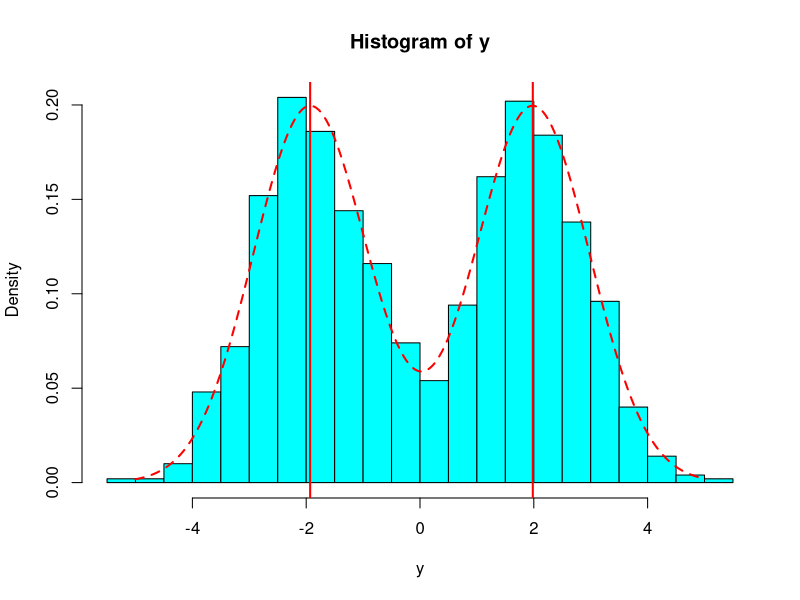
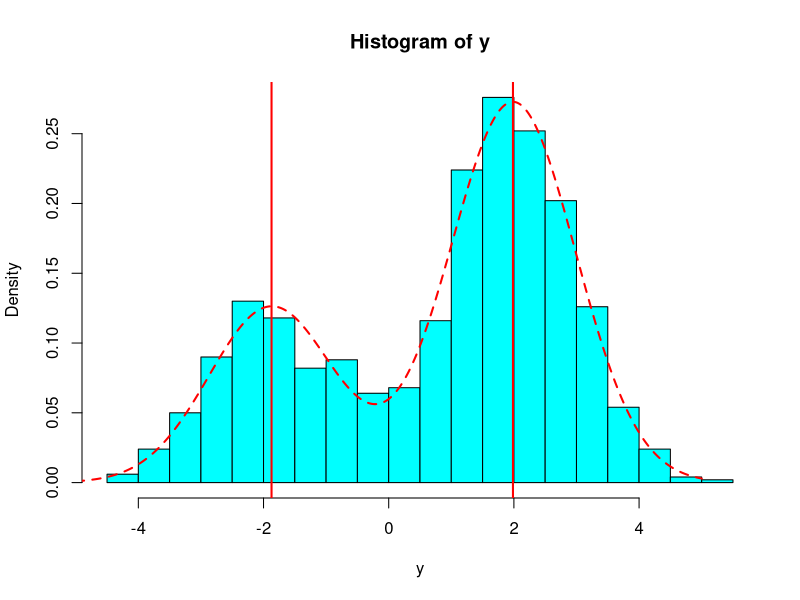

The R script that drew these images, in order:
###### 1. EM algorithm for mixture of two normals with known mixing probabilities
### The model is f(x) = p * N(x;mu1,sigma^2) + (1-p) * N(x;mu2,sigma^2)
### mu1 and mu2 are unknown. We use EM to estimate mu1 and mu2.
### p and sigma^2 are known. Below we set p = 0.5, sigma^2 = 1.

p = 0.5 
sigma2 = 1
mu1.true = -2
mu2.true = 2	# true values of mu1 and mu2 

### simulate data
set.seed(4231)
n = 1000	# sample size of observed data from mixture of two normals
z = rbinom(n, 1, p)		# generate the true labels (unobservable when fitting the data)
y = numeric(n)			# the observed data
y[z==1] = rnorm(sum(z), mean=mu1.true, sd=sqrt(sigma2))	# here z=1 comes from N(mu1,sigma^2)
y[z==0] = rnorm(n-sum(z), mean=mu2.true, sd=sqrt(sigma2))		# here z=0 comes from N(mu2,sigma^2)


### finding the MLE of (mu1,mu2) using EM algorithm
mu1.track = vector()
mu2.track = vector()	# save all iterations of mu1 and mu2 

epsilon = 1e-6		# tolerance error threshold
error = 1			# initilize the error; we use the sum of absolute errors in mu1 and mu2
counter = 0	
mu1 = -1
mu2 = 1 		# initializing mu1 and mu2; it is better to set them to be different (for identification purpose)
 
### EM algorithm
while (error > epsilon) {
	counter = counter + 1
	# E-step
	alpha1 = exp(-(y-mu1)^2/(2*sigma2)) / (exp(-(y-mu1)^2/(2*sigma2)) + exp(-(y-mu2)^2/(2*sigma2)))
	alpha2 = 1 - alpha1 
	# M-step
	mu1.new = sum(alpha1*y) / sum(alpha1)
	mu2.new = sum(alpha2*y) / sum(alpha2)	
	error = abs(mu1.new-mu1) + abs(mu2.new-mu2)		
	# absolute errors in mu1 and mu2; convergence when they stablize
	mu1 = mu1.new
	mu2 = mu2.new		# update the values of mu1 and mu2
	mu1.track[counter] = mu1
	mu2.track[counter] = mu2
	cat("iter=", counter, " mu=", mu1, " mu2=", mu2, "\n")
}

# check the results; this should converge very fast (no more than 20 steps)
mu1.track	
mu2.track
# draw a histogram to check the result
fitted.density = function(x) {p*dnorm(x,mean=mu1,sd=sqrt(sigma2))+(1-p)*dnorm(x,mean=mu2,sd=sqrt(sigma2))}
x.grid = seq(-5,5,by=0.01)
hist(y, freq=F, breaks=20, col="cyan")
abline(v=mu1, lwd=2, col="red")
abline(v=mu2, lwd=2, col="red")
lines(x.grid, fitted.density(x.grid), lwd=2, lty=2, col="red")	# superpose the fitted density

 

###### 2. EM algorithm for mixture of two normals with known mixing probabilities
### The model is f(x) = p * N(x;mu1,sigma^2) + (1-p) * N(x;mu2,sigma^2)
### p, mu1, mu2 are unknown. We use EM to estimate them.
### sigma^2 is known. Below we set sigma^2 = 1.

sigma2 = 1
p.true = 0.3
mu1.true = -2
mu2.true = 2	# true values of p, mu1 and mu2 

### simulate data
set.seed(4231)
n = 1000	# sample size of observed data from mixture of two normals
z = rbinom(n, 1, p.true)	# generate the true labels (unobservable when fitting the data)
y = numeric(n)			# the observed data
y[z==1] = rnorm(sum(z), mean=mu1.true, sd=sqrt(sigma2))	# here z=1 comes from N(mu1,sigma^2)
y[z==0] = rnorm(n-sum(z), mean=mu2.true, sd=sqrt(sigma2))		# here z=0 comes from N(mu2,sigma^2)


### finding the MLE of (mu1,mu2) using EM algorithm
p.track = vector()
mu1.track = vector()
mu2.track = vector()	# save all iterations of mu1 and mu2 

epsilon = 1e-6		# tolerance error threshold
error = 1			# initilize the error; we use the sum of absolute errors in mu1 and mu2

counter = 0	
p = 0.5 		# initializing p, mu1 and mu2
mu1 = -1
mu2 = 1
 
### EM algorithm
while (error > epsilon) {
	counter = counter + 1
	# E-step
	alpha1 = p*exp(-(y-mu1)^2/(2*sigma2)) / (p*exp(-(y-mu1)^2/(2*sigma2)) + (1-p)*exp(-(y-mu2)^2/(2*sigma2)))
	alpha2 = 1 - alpha1 
	# M-step
	p.new = mean(alpha1)
	mu1.new = sum(alpha1*y) / sum(alpha1)
	mu2.new = sum(alpha2*y) / sum(alpha2)	
	error = abs(p.new-p) + abs(mu1.new-mu1) + abs(mu2.new-mu2)		
	# absolute errors in mu1 and mu2; convergence when they stablize
	p = p.new
	mu1 = mu1.new
	mu2 = mu2.new		# update the values of mu1 and mu2
	p.track[counter] = p
	mu1.track[counter] = mu1
	mu2.track[counter] = mu2
	cat("iter=", counter, " p=", p, " mu=", mu1, " mu2=", mu2, "\n")
}

# check the results; this should converge very fast (no more than 20 steps)
p.track
mu1.track	
mu2.track 
# draw a histogram to check the result
fitted.density = function(x) {p*dnorm(x,mean=mu1,sd=sqrt(sigma2))+(1-p)*dnorm(x,mean=mu2,sd=sqrt(sigma2))}
x.grid = seq(-5,5,by=0.01)
hist(y, freq=F, breaks=20, col="cyan")
abline(v=mu1, lwd=2, col="red")
abline(v=mu2, lwd=2, col="red")
lines(x.grid, fitted.density(x.grid), lwd=2, lty=2, col="red")	# superpose the fitted density



###### 3. EM algorithm for zero-truncated Poisson
### the observed data are drawn from a Poisson but with all zeros truncated

### simulate data
set.seed(4231)
n = 1000	# sample size
lambda.true = 2		# about exp(-2) = 13.6% of the Poissom sample are zeros and they are truncated
y = numeric(n)		
counter = 1	
while (counter <= n) {
	y.new = rpois(1, lambda.true)
	if (y.new > 0) {
		y[counter] = y.new
		counter = counter + 1
	}
}

### find the MLE of lambda using EM algorithm
lambda.track = vector()
lambda = 1	# initialize lambda
epsilon = 1e-6		# tolerance error threshold
error = 1			# initilize the error; we use the absolute error in lambda
y.sum = sum(y)
counter = 0

### EM algorithm
while (error > epsilon) {
	counter = counter + 1
	lambda.new = (1-exp(-lambda)) * y.sum / n
	error = abs(lambda.new - lambda)
	lambda = lambda.new
	lambda.track[counter] = lambda
	cat(" iter = ", counter, "  lambda = ", lambda, "\n")
}

# check the MLE of lambda found by EM
lambda

### alternatively, we can maximize the log-likelihood directly using numerical methods
log.lik = function(lambda) {
	- (y.sum * log(lambda) - n*lambda - n*log(1-exp(-lambda)))
}

mle.lambda = optim(par=1, log.lik, hessian=T)
mle.lambda		# check the result and compare it with the EM fit above



